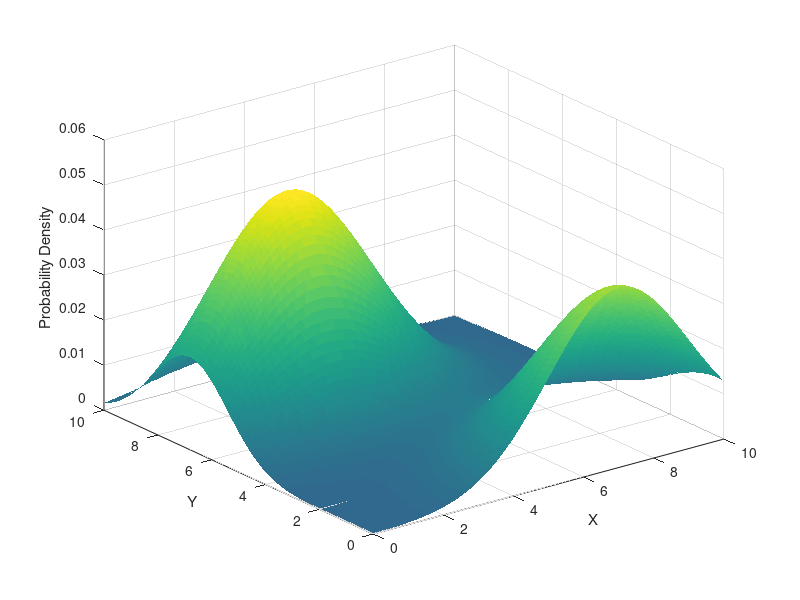

Recreate this plot in MATLAB. (Note: this script raises an error after producing the figure.)
%% varables
Resolution = 0.1;
Range_min = 0;
Range_max = 10;
SD_min = 1;
SD_max = 5;
Number_of_Hotspots = 2;
Mat_Size = (((Range_max-Range_min)*(1/Resolution))+1)^2;
out = zeros(Mat_Size,1);
% size(test)

%% old
% %% random number genarators
% Pos_X_1 = randi([Range_min Range_max],1);
% Pos_X_2 = randi([Range_min Range_max],1);
% Pos_Y_1 = randi([Range_min Range_max],1);
% Pos_Y_2 = randi([Range_min Range_max],1);
% Shape_X_1 = randi([SD_min SD_max],1);
% Shape_X_2 = randi([SD_min SD_max],1);
% Shape_Y_1 = randi([SD_min SD_max],1);
% Shape_Y_2 = randi([SD_min SD_max],1);
% 
% %% hot spots info
% mu1 = [9 9];                            % posision [X Y]
% Sigma1 = [1 .3; .3 3];                  % shape [(width of x) (?) ; (?) (width of y)]
% 
% mu2 = [5 5];                            % posision [X Y]
% Sigma2 = [3 .3; .3 3];                  % shape [(width of x) (?) ; (?) (width of y)]
% 
% Pos_1 = [Pos_X_1 Pos_Y_1];
% Shape_1 = [Shape_X_1 .3; .3 Shape_Y_1];
% 
% Pos_2 = [Pos_X_2 Pos_Y_2];
% Shape_2 = [Shape_X_2 .3; .3 Shape_Y_2];

%% Range???
x = Range_min:Resolution:Range_max;     % [low lim : resalution : up lim]
y = Range_min:Resolution:Range_max;

%%
[X,Y] = meshgrid(x,y);                  % ???

%% slect number of hotspots on map...
% F1 = mvnpdf([X(:) Y(:)],mu1,Sigma1);    % tall
% 
% size(F1)
% out = zeros(size(F1));
for a=1:Number_of_Hotspots
    % random
    Pos_X = randi([Range_min Range_max],1);
    Pos_Y = randi([Range_min Range_max],1);
    Shape_X = randi([SD_min SD_max],1);
    Shape_Y = randi([SD_min SD_max],1);
    Pos = [Pos_X Pos_Y];
    Shape = [Shape_X .3; .3 Shape_Y];
    
    % make hotspot
    test = mvnpdf([X(:) Y(:)],Pos,Shape);
    out = out + test;
end

%% hot spots
% % inital functions
% F1 = mvnpdf([X(:) Y(:)],mu1,Sigma1);    % tall
% F2 = mvnpdf([X(:) Y(:)],mu2,Sigma2);    % fat
% 
% F = F1 + F2;                            % add a number (2) of "hotspots"  (check how merge???)
% 
% % actual hotspots
% H1 = mvnpdf([X(:) Y(:)],Pos_1,Shape_1);
% H2 = mvnpdf([X(:) Y(:)],Pos_2,Shape_2);
% 
% H = H1 + H2;

% test
Hot_Spots = out;

%% reeshape???
Hot_Spots = reshape(Hot_Spots,length(y),length(x));


%% plots
% 3d
figure;
Surf_plot = surf(x,y,Hot_Spots);
set(Surf_plot,'edgecolor','none');
caxis([min(Hot_Spots(:))-.5*range(Hot_Spots(:)),max(Hot_Spots(:))]);
%axis([0 10 0 10 0 .1])

% lable
xlabel('X');
ylabel('Y');
zlabel('Probability Density');


% heatmap
figure;
Heat_map = heatmap(Hot_Spots);
Heat_map.GridVisible = 'off';
colormap('jet');
